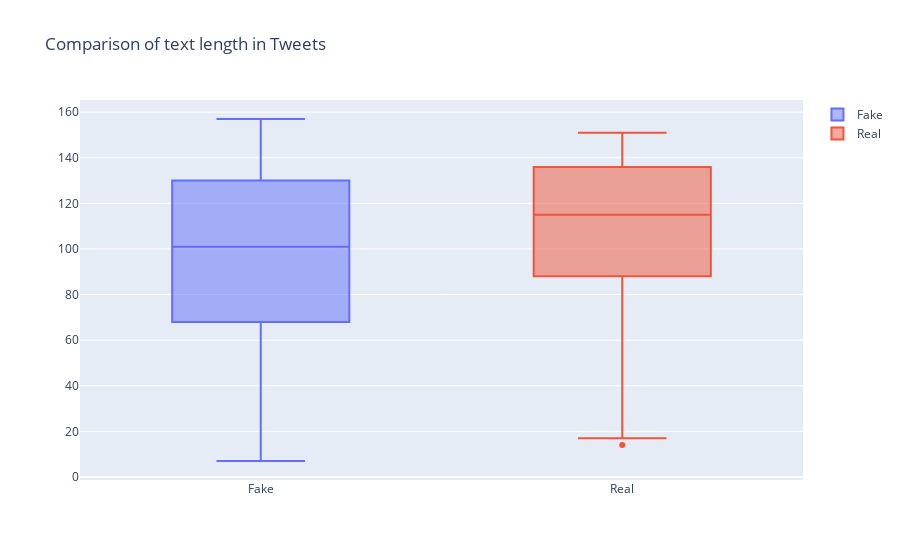

Write notebook code for a chart like this one.
### Code cell
train_df['length'] = train_df['text'].apply(len)

data = [
    go.Box(
        y=train_df[train_df['target']==0]['length'],
        name='Fake'
    ),
    go.Box(
        y=train_df[train_df['target']==1]['length'],
        name='Real'
    )
]
layout = go.Layout(title='Comparison of text length in Tweets')
fig = go.Figure(data=data, layout=layout)
fig.show()

### Figure 1 — Plotly figure (JSON) as saved in the notebook; plotly's stock layout.template omitted (floating-point values rounded to 4 significant figures; data arrays with more than 128 entries replaced by an {"elided": "..."} marker saying what was removed)
{"data": [{"name": "Fake", "type": "box", "y": {"elided": "4342 int values"}}, {"name": "Real", "type": "box", "y": {"elided": "3271 int values"}}], "layout": {"title": {"text": "Comparison of text length in Tweets"}}}
